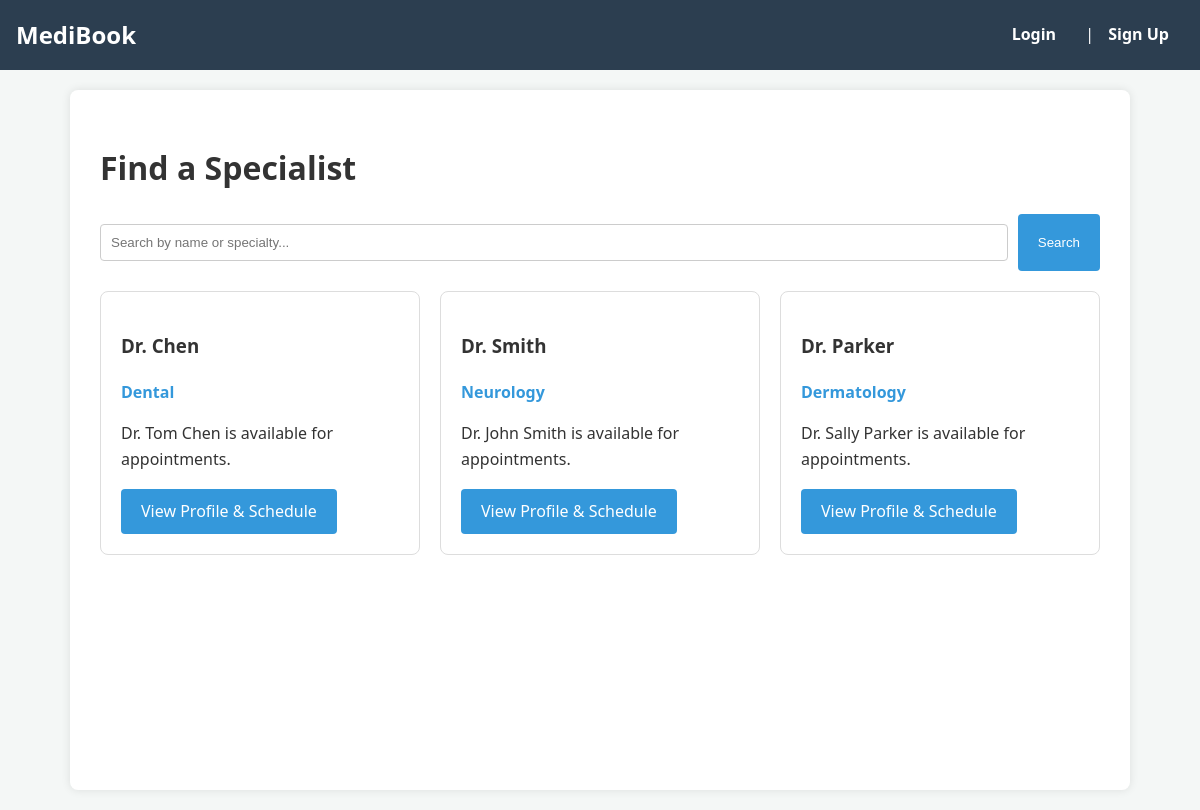
The app's page /project/ with its own data.
### project/models.py (models this page shows, shortened)
class Doctor(models.Model):
    first_name = models.CharField(max_length=100)
    last_name = models.CharField(max_length=100)
    specialty = models.CharField(max_length=100)
    bio = models.TextField(blank=True, help_text="Short bio about the doctor.")
    image_url = models.URLField(blank=True, help_text="Link to a profile image (optional)")

### project/views.py (the view)
# urls.py: path('', views.DoctorListView.as_view(), name='doctor_list'),
class DoctorListView(ListView):
    model = Doctor
    template_name = 'project/doctor_list.html'
    context_object_name = 'doctors'
    def get_queryset(self):
        query = self.request.GET.get('q')
        if query:
            return Doctor.objects.filter(
                Q(last_name__icontains=query) |
                Q(specialty__icontains=query)
            )
        return Doctor.objects.all()
    def get_context_data(self, **kwargs):
        context = super().get_context_data(**kwargs)
        context['last_search'] = self.request.GET.get('q', '')
        return context

### project/templates/project/doctor_list.html (shortened to what this page needs)
{% extends 'project/base.html' %}
{% block content %}
<h1>Find a Specialist</h1>
<form method="GET" class="search-bar">
    <input type="text" name="q" placeholder="Search by name or specialty..." value="{{ last_search }}">
    <button type="submit">Search</button>
</form>
<div class="doctor-grid">
    {% for doctor in doctors %}
    <div class="doctor-card">
        <h3>Dr. {{ doctor.last_name }}</h3>
        <p style="color: #3498db; font-weight: bold;">{{ doctor.specialty }}</p>
        <p>Dr. {{ doctor.first_name }} {{ doctor.last_name }} is available for appointments.</p>
        <a href="{% url 'doctor_detail' doctor.pk %}" class="btn">View Profile & Schedule</a>
    </div>
    {% empty %}
    <p>No doctors found matching your criteria.</p>
    {% endfor %}
</div>
{% endblock %}

### static/project.css (style rules this page uses)
:root { --primary: #2c3e50; --secondary: #3498db; --accent: #e74c3c; --light: #ecf0f1; --text: #333; }
body { font-family: 'Segoe UI', Tahoma, Geneva, Verdana, sans-serif; line-height: 1.6; color: var(--text); background-color: #f4f7f6; margin: 0; padding: 0; }
form input[type="text"], form input[type="email"], form input[type="date"], form textarea, form select { width: 100%; padding: 10px; margin: 10px 0; border: 1px solid #ccc; border-radius: 4px; }
button, .btn { background-color: var(--secondary); color: white; padding: 10px 20px; border: none; border-radius: 4px; cursor: pointer; text-decoration: none; display: inline-block; }
.doctor-grid { display: grid; grid-template-columns: repeat(auto-fill, minmax(250px, 1fr)); gap: 20px; margin-top: 20px; }
.doctor-card { border: 1px solid #ddd; border-radius: 8px; padding: 20px; background: white; transition: transform 0.2s; }
.search-bar { display: flex; gap: 10px; margin-bottom: 20px; }

### records on screen
Doctor: last_name "Chen", specialty "Dental", first_name "Tom"
Doctor: last_name "Smith", specialty "Neurology", first_name "John"
Doctor: last_name "Parker", specialty "Dermatology", first_name "Sally"
